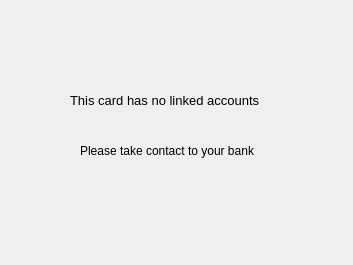
<?xml version="1.0" encoding="UTF-8"?>
<ui version="4.0">
 <class>noaccountsview</class>
 <widget class="QDialog" name="noaccountsview">
  <property name="geometry">
   <rect>
    <x>0</x>
    <y>0</y>
    <width>353</width>
    <height>265</height>
   </rect>
  </property>
  <property name="focusPolicy">
   <enum>Qt::FocusPolicy::NoFocus</enum>
  </property>
  <property name="windowTitle">
   <string>Dialog</string>
  </property>
  <widget class="QLabel" name="label_3">
   <property name="geometry">
    <rect>
     <x>70</x>
     <y>80</y>
     <width>271</width>
     <height>41</height>
    </rect>
   </property>
   <property name="font">
    <font>
     <pointsize>10</pointsize>
    </font>
   </property>
   <property name="text">
    <string>This card has no linked accounts</string>
   </property>
  </widget>
  <widget class="QLabel" name="label_4">
   <property name="geometry">
    <rect>
     <x>80</x>
     <y>130</y>
     <width>231</width>
     <height>41</height>
    </rect>
   </property>
   <property name="text">
    <string>Please take contact to your bank</string>
   </property>
  </widget>
 </widget>
 <resources/>
 <connections/>
</ui>
